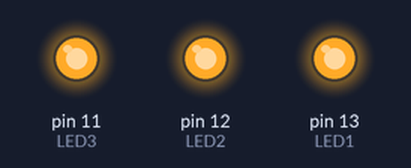
The sketch below on a simulated Arduino Uno, built with avr-gcc and run on an emulated ATmega328P. Shown: output pins drawn as LEDs (lit = HIGH).

Above: at 0.1 s.
Timing chart, 0 to 1.6 s (numbered marks = the images above):
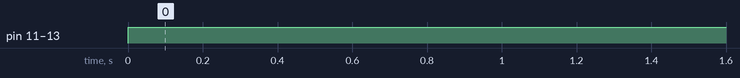

The sketch:

AquaLEDs.ino
```cpp
/* A simple program to sequentially turn on and turn off 3 LEDs */

int LED1 = 13;
int LED2 = 12;
int LED3 = 11;

void setup() {
   pinMode(LED1, OUTPUT);
   pinMode(LED2, OUTPUT);
   pinMode(LED3, OUTPUT);
}


void loop() {
  digitalWrite(LED1, HIGH);    // turn on LED1
  digitalWrite(LED2, HIGH);    // turn on LED2
  digitalWrite(LED3, HIGH);    // turn on LED3
}
```

Measured:
- by itself, pin 11 (LED3), pin 12 (LED2), pin 13 (LED1): LOW → HIGH at 0.00 s
